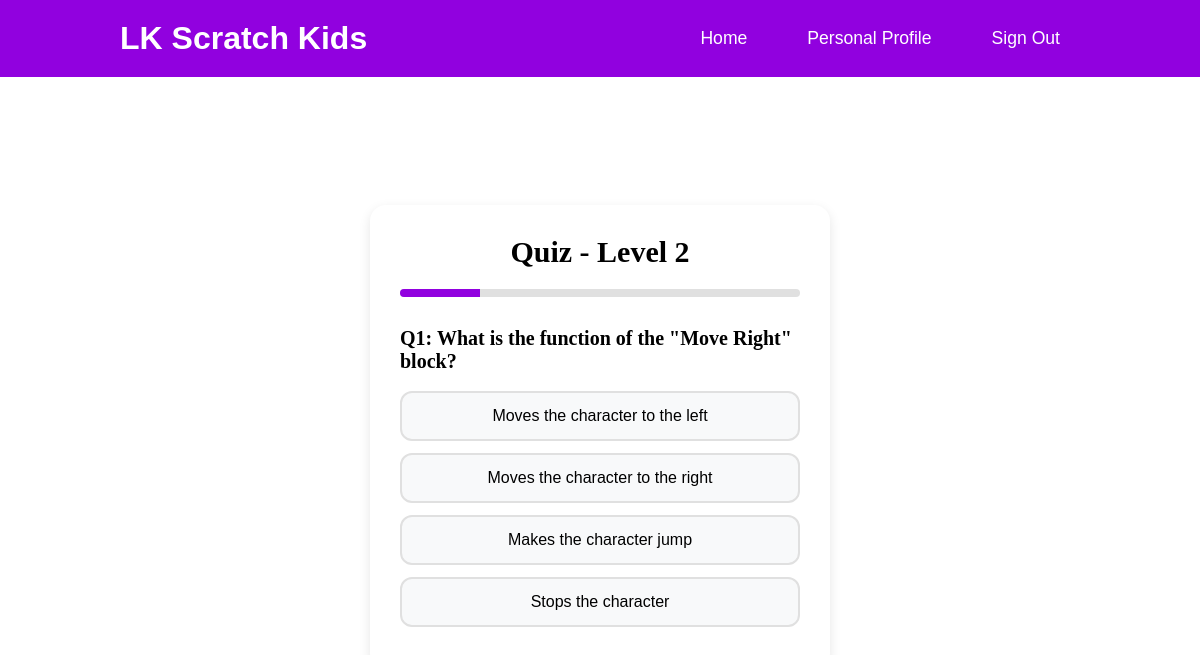
Screenshot of /Student/Questionpaper.php?difficult=2 with the database file from the repository.
### tables this page shows
CREATE TABLE `questions` (
  `id` int(11) NOT NULL,
  `question` text NOT NULL,
  `difficult` int(11) NOT NULL,
  `option1` varchar(255) NOT NULL,
  `option2` varchar(255) NOT NULL,
  `option3` varchar(255) NOT NULL,
  `option4` varchar(255) NOT NULL,
  `answer` int(11) NOT NULL CHECK (`answer` between 1 and 4)
);

### Student/Questionpaper.php (the view, shortened to what this page needs)
</html>
<?php
include '../phpfile/connect.php';
$difficulty = $_GET['difficult'];
$sql = "SELECT * FROM questions WHERE difficult = $difficulty";
$result = mysqli_query($connect, $sql);
include 'resheadstudent.php';
?>
<!DOCTYPE html>
<html lang="en">
<head>
  <link rel="stylesheet" href="../cssfile/studentheader.css">
  <link rel="stylesheet" href="../cssfile/quizpaper.css">
</head>
<body>
  <div class="quizbody">
    <div class="quiz-container">
      <h2 class="quiz-title">Quiz - Level <?php echo $difficulty; ?></h2>
      <div class="progress-bar">
        <div class="progress-bar-fill" id="progressFill"></div>
      </div>
      <form action="submit_answers.php" method="POST" id="quizForm">
        <?php
        if ($result->num_rows > 0) {
            $i = 1;
            while ($row = $result->fetch_assoc()) {
                echo "<div class='question-block' data-qid='{$row['id']}'>";
                echo "<p class='question-text'><b>Q$i: {$row['question']}</b></p>";
                echo "<div class='options'>";
                for ($j = 1; $j <= 4; $j++) {
                    $optionText = htmlspecialchars($row["option$j"]);
                    echo "<button type='button' class='option-btn' data-qid='{$row['id']}' data-value='$j'>$optionText</button>";
                }
                echo "</div>";
                echo "</div>";
                $i++;
            }
        }
        ?>
      </form>
    </div>
  </div>
</body>
</html>

### cssfile/quizpaper.css (style rules this page uses)
.quizbody { min-height: 90vh; display: flex; margin: 0 40px; justify-content: center; align-items: center; }
.quiz-container { border-radius: 16px; box-shadow: 0 4px 12px rgba(0, 0, 0, 0.1); padding: 30px; width: 400px; }
.quiz-container h2 { text-align: center; font-size: 30px; margin-bottom: 20px; }
.progress-bar { background-color: var(--grey); border-radius: 10px; height: 8px; margin-bottom: 30px; overflow: hidden; }
.progress-bar-fill { background-color: var(--secondary-color); height: 100%; width: 20%; transition: width 0.3s ease-in-out; }
.question-text { font-size: 20px; margin-bottom: 18px; }
.options button { display: block; width: 100%; padding: 14px; margin-bottom: 12px; font-size: 16px; background-color: #f8f9fa; border: 2px solid var(--grey); border-radius: 12px; cursor: pointer; transition: background-color 0.2s; }
.option-btn { display: block; width: 100%; padding: 14px; margin-bottom: 12px; font-size: 16px; background-color: #f8f9fa; border: 2px solid var(--white); border-radius: 12px; cursor: pointer; transition: background-color 0.2s; }

### cssfile/global.css (style rules this page uses)
:root { --primary-color: #7600c0; --secondary-color: #9101df; --third-color: #eaefff; --text-dark: black; --text-light: rgb(97, 97, 97); --white: white; --grey: #e0e0e0; --background:#F8F8FF; }
* { margin: 0; padding: 0; }
body, html { min-height: 100vh; color: #000; }

### rows the page displays
questions: question "What is the function of the \"Move Right\" block?", option1 "Moves the character to the left", option2 "Moves the character to the right", $row['id'] 3 (drawn), option3 "Makes the character jump", option4 "Stops the character"

### other values shown
$difficulty "2"
